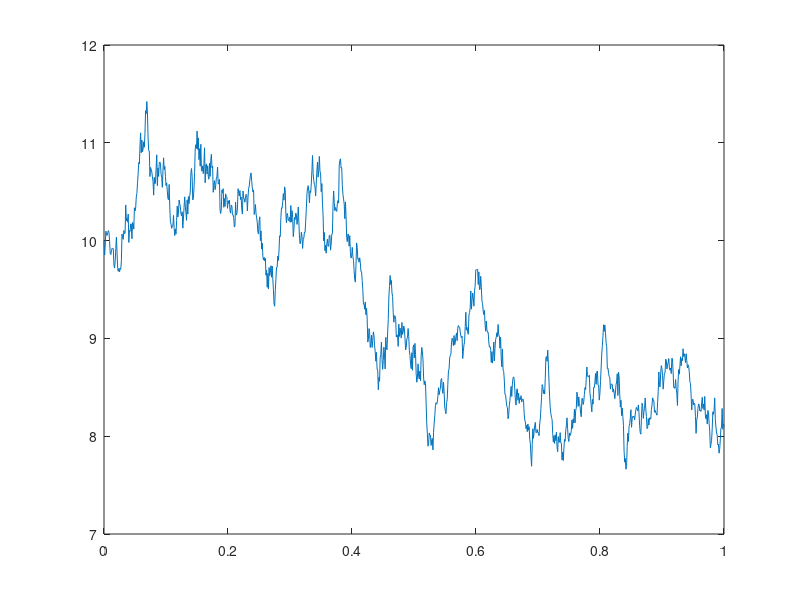

Write the MATLAB code that produced this figure.
clear

%Set the initial data
N=1000;
T=1;
linspace(0,T,N);
xem3=zeros(N+1,1);
randn('state',100)
sigma=0.36;
r=0.06;
dt=T/N;
K=10;
x0=10;

%Set the random Wiener process term
dW=sqrt(dt)*randn(1,N+1);

%Set the RHS term outside the loop as it is constant
RHSTerm=(r-(sigma^2)/2)*dt;

xem3(1)=x0;

%Iterate N times
for j=2:N
    
    %Update the approximation term
    for i=1:j
        %Add the LHS term to the approximation
        xem3(j)=xem3(j)+sigma*dW(i);
    end
    
    %Arrive at the final approximation
    xem3(j)=x0*exp(xem3(j)+j*RHSTerm);
end

%Add the initial condition as the first value
%xem3=[10;xem3];

%Create empty vectors for call and put values
call=zeros(N,1);
put=zeros(N,1);
asset_no=zeros(N,1);

%Create a vector of x coordinates
xAxis=linspace(0,T,N);


%Iterate
for i=0:N-2

    %Find d11 and d12 using the formula
    d11=(log(xem3(i+1)/K)+(r+sigma^2/2)*(1-i*dt))/(sigma*sqrt((1-i*dt)));%cdf(d+)
    d12=(log(xem3(i+1)/K)+(r-sigma^2/2)*(1-i*dt))/(sigma*sqrt((1-i*dt)));%cdf(d-)
   
    %Calculate the call and put values using the formula
    call(i+1)=xem3(i+1)*normcdf(d11)-exp(-r*(1-i*dt))*K*normcdf(d12);
    put(i+1)=call(i+1)-xem3(i+1)+K*exp(-r*(T-xAxis(i+1)));
    asset_no(i+1)=xem3(i+1)*normcdf(d11);
end

%Set the final call value
call(end)=max(xem3(end)-K,0);

%Plot the call and put values
%plot(xAxis,call,'-')
%hold on
%plot(xAxis,put,'-')
%hold on
%plot(xAxis,xem(1:N))
%legend('Call','Put')
%hold off

plot(xAxis,xem3(1:N),'-')
hold on
